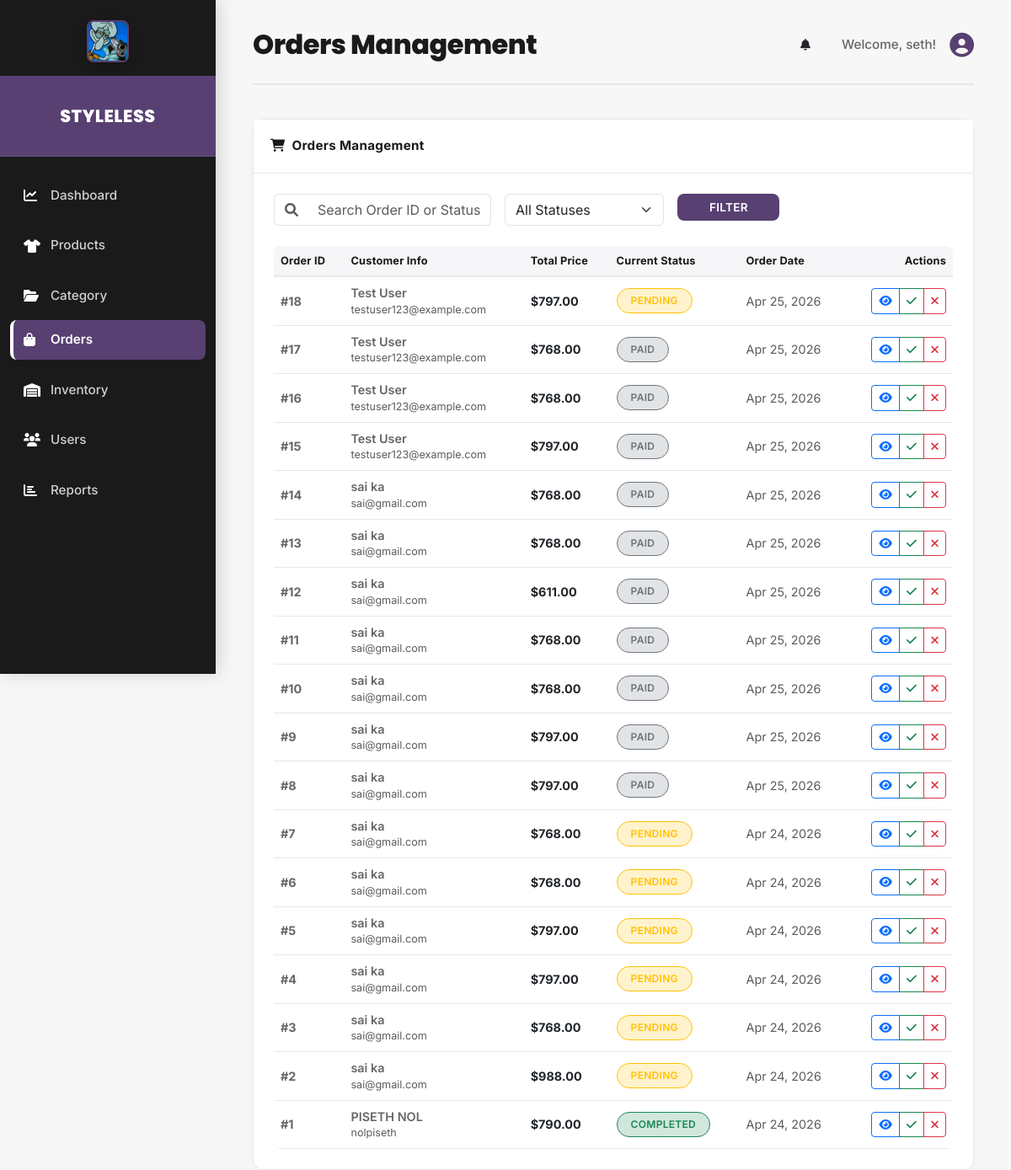
Page /admin/orders (signed in) on the committed database.
### model/Order.py (models this page shows, shortened)
class Order(db.Model):
    __tablename__ = 'orders'
    id = db.Column(db.Integer, primary_key=True)
    user_id = db.Column(db.Integer, db.ForeignKey('user.id'), nullable=False)
    total_price = db.Column(db.Float, nullable=False, default=0.0)
    status = db.Column(db.String(20), default='pending', nullable=False) # pending, paid, shipped, completed, cancelled
    created_at = db.Column(db.DateTime, default=datetime.utcnow, nullable=False)
    updated_at = db.Column(db.DateTime, default=datetime.utcnow, onupdate=datetime.utcnow, nullable=False)
    user = db.relationship('User', backref=db.backref('orders', lazy=True))
    items = db.relationship('OrderItem', back_populates='order', cascade='all, delete-orphan')

### model/Customer.py (models this page shows, shortened)
class Customer(db.Model):
    __tablename__ = 'customer'
    id = db.Column(db.Integer, primary_key=True)
    user_id = db.Column(db.Integer, db.ForeignKey('user.id'), unique=True, nullable=False)
    first_name = db.Column(db.String(50))
    last_name = db.Column(db.String(50))
    email = db.Column(db.String(100), unique=True)
    phone = db.Column(db.String(20))
    address = db.Column(db.String(255))
    city = db.Column(db.String(50))
    state = db.Column(db.String(50))
    zip_code = db.Column(db.String(20))
    country = db.Column(db.String(50), default='Cambodia')
    created_at = db.Column(db.DateTime, default=datetime.utcnow, nullable=False)
    updated_at = db.Column(db.DateTime, default=datetime.utcnow, onupdate=datetime.utcnow, nullable=False)
    user = db.relationship('User', backref=db.backref('customer_profile', uselist=False))

### model/User.py (models this page shows)
class User(db.Model):
    id = db.Column(db.Integer, primary_key=True)
    username = db.Column(db.String(100), unique=True, nullable=False)
    password = db.Column(db.String(100), nullable=False)
    role = db.Column(db.String(20), default='customer', nullable=False)
    created_at = db.Column(db.DateTime, default=datetime.utcnow, nullable=False)

### routes/backend/orders.py (the view)
@app.get('/admin/orders')
def orders():
    status_filter = request.args.get('status')
    search_query = request.args.get('search')
    query = Order.query.order_by(Order.created_at.desc())
    if status_filter and status_filter != '':
        query = query.filter(Order.status == status_filter)
    if search_query:
        query = query.filter(
            (Order.id.like(f"%{search_query}%")) |
            (Order.status.like(f"%{search_query}%"))
        )
    orders_list = query.all()
    return render_template('backend/orders.html',
                           active_page='orders',
                           page_title='Orders Management',
                           orders=orders_list,
                           current_status=status_filter,
                           search_query=search_query)

### app.py (called while the page is built)
@app.before_request
def before_request():
    url = request.path
    if url.startswith('/admin') and not url.startswith('/admin/login') and not url.startswith('/do_admin_login'):
        if session.get("user_id") is None:
            flash("Please log in first.", "warning")
            return redirect(url_for("admin_login"))
        if session.get("role") != 'admin':
            flash("Access denied. You do not have admin privileges.", "danger")
            return redirect(url_for("admin_login"))

### templates/backend/orders.html (shortened to what this page needs)
<!DOCTYPE html>
<html lang="en">
<head>
    <link href="https://cdn.jsdelivr.net/npm/bootstrap@5.3.0/dist/css/bootstrap.min.css" rel="stylesheet">
    <link rel="stylesheet" href="https://cdnjs.cloudflare.com/ajax/libs/font-awesome/6.0.0-beta3/css/all.min.css">
    <link rel="stylesheet" href="{{ url_for('static', filename='css/admin.css') }}">
</head>
<body>
    <div class="d-flex" id="wrapper">
        {% include 'backend/sidebar.html' %}
        <div id="page-content-wrapper">
            <div class="container-fluid" id="main-content">
                {% include 'backend/header.html' %}
                <div class="card mt-4">
                    <div class="card-header d-flex justify-content-between align-items-center">
                        <span><i class="fas fa-shopping-cart me-2"></i>Orders Management</span>
                    </div>
                    <div class="card-body">
                        <form method="GET" action="{{ url_for('orders') }}" class="mb-4 row g-3">
                            <div class="col-md-4">
                                <div class="input-group">
                                    <span class="input-group-text bg-white border-end-0"><i class="fas fa-search text-muted"></i></span>
                                    <input type="text" name="search" class="form-control border-start-0" placeholder="Search Order ID or Status..." value="{{ search_query or '' }}">
                                </div>
                            </div>
                            <div class="col-md-3">
                                <select name="status" class="form-select">
                                    <option value="">All Statuses</option>
                                </select>
                            </div>
                            <div class="col-md-2">
                                <button type="submit" class="btn btn-primary w-100">Filter</button>
                            </div>
                        </form>
                        <div class="table-responsive">
                            <table class="table table-hover align-middle">
                                <thead class="table-light">
                                    <tr>
                                        <th>Order ID</th>
                                        <th>Customer Info</th>
                                        <th>Total Price</th>
                                        <th>Current Status</th>
                                        <th>Order Date</th>
                                        <th class="text-end">Actions</th>
                                    </tr>
                                </thead>
                                <tbody>
                                    {% for order in orders %}
                                    <tr>
                                        <td class="fw-bold">#{{ order.id }}</td>
                                        <td>
                                            <div class="d-flex flex-column">
                                                <span class="fw-semibold">
                                                    {% if order.user.customer_profile %}
                                                        {{ order.user.customer_profile.first_name }} {{ order.user.customer_profile.last_name }}
                                                    {% else %}
                                                        {{ order.user.username }}
                                                    {% endif %}
                                                </span>
                                                <small class="text-muted">{{ order.user.username }}</small>
                                            </div>
                                        </td>
                                        <td class="fw-bold text-dark">${{ "%.2f"|format(order.total_price) }}</td>
                                        <td>
                                            {% if order.status == 'pending' %}
                                                <span class="badge bg-warning-subtle text-warning border border-warning px-3 py-2 rounded-pill">Pending</span>
                                            {% elif order.status == 'completed' %}
                                                <span class="badge bg-success-subtle text-success border border-success px-3 py-2 rounded-pill">Completed</span>
                                            {% elif order.status == 'processing' %}
                                                <span class="badge bg-info-subtle text-info border border-info px-3 py-2 rounded-pill">Processing</span>
                                            {% elif order.status == 'cancelled' %}
                                                <span class="badge bg-danger-subtle text-danger border border-danger px-3 py-2 rounded-pill">Cancelled</span>
                                            {% elif order.status == 'shipped' %}
                                                <span class="badge bg-primary-subtle text-primary border border-primary px-3 py-2 rounded-pill">Shipped</span>
                                            {% else %}
                                                <span class="badge bg-secondary-subtle text-secondary border border-secondary px-3 py-2 rounded-pill">{{ order.status }}</span>
                                            {% endif %}
                                        </td>
                                        <td class="text-muted">{{ order.created_at.strftime('%b %d, %Y') }}</td>
                                        <td class="text-end">
                                            <div class="btn-group">
                                                <button class="btn btn-outline-primary btn-sm" onclick="showOrderDetails({{ order.id }})" title="View Details">
                                                    <i class="fas fa-eye"></i>
                                                </button>
                                                <button class="btn btn-outline-success btn-sm" onclick="updateStatus({{ order.id }}, 'completed')" title="Mark as Completed">
                                                    <i class="fas fa-check"></i>
                                                </button>
                                                <button class="btn btn-outline-danger btn-sm" onclick="updateStatus({{ order.id }}, 'cancelled')" title="Cancel Order">
                                                    <i class="fas fa-times"></i>
                                                </button>
                                            </div>
                                        </td>
                                    </tr>
                                    {% endfor %}
                                </tbody>
                            </table>
                        </div>
                    </div>
                </div>
            </div>
        </div>
    </div>
</body>
</html>

### static/css/admin.css (style rules this page uses)
:root { --sidebar-bg: #1a1a1a; --main-bg: #f7f7f7; --accent-purple: #584073; --card-bg: #ffffff; --text-primary: #1a1a1a; --text-secondary: #666666; --text-light: #999999; --border-color: #e8e8e8; --shadow-sm: 0 2px 8px rgba(0, 0, 0, 0.04); --shadow-md: 0 8px 24px rgba(0, 0, 0, 0.08); --shadow-lg: 0 16px 40px rgba(0, 0, 0, 0.12); --sidebar-icon-color: #ffffff; --transition: all 0.3s cubic-bezier(0.4, 0, 0.2, 1); --font-primary: "Inter", -apple-system, BlinkMacSystemFont, "Segoe UI", sans-serif; --font-display: "Poppins", sans-serif; }
body { font-family: var(--font-primary); background-color: var(--main-bg); color: var(--text-primary); margin: 0; padding: 0; overflow-x: hidden; }
* { box-sizing: border-box; }
html, body { height: 100%; }
#wrapper { display: flex; height: 100%; }
#page-content-wrapper { width: 100%; padding: 2rem; margin-left: 16rem; transition: margin var(--transition); min-height: 100vh; background-color: var(--main-bg); }
.card { border-radius: 12px; border: 1px solid var(--border-color); box-shadow: var(--shadow-sm); margin-bottom: 1.5rem; background-color: var(--card-bg); transition: var(--transition); }
.card-header { background-color: var(--card-bg); border-bottom: 1px solid var(--border-color); font-weight: 700; padding: 1.25rem; border-top-left-radius: 11px; border-top-right-radius: 11px; color: var(--text-primary); font-size: 0.95rem; letter-spacing: 0.3px; }
.card-body { padding: 1.5rem; }
.table { --bs-table-hover-bg: rgba(88, 64, 115, 0.03); font-size: 0.9rem; margin-bottom: 0; }
.table th, .table td { vertical-align: middle; border-color: var(--border-color); }
.table th { background-color: rgba(88, 64, 115, 0.05); font-weight: 700; color: var(--text-primary); border-bottom: 2px solid var(--border-color); font-size: 0.8rem; letter-spacing: 0.2px; }
.table td { color: var(--text-secondary); }
.table-responsive { border-radius: 8px; overflow-x: auto; -webkit-overflow-scrolling: touch; }
.btn { font-weight: 600; letter-spacing: 0.3px; transition: var(--transition); text-transform: uppercase; font-size: 0.85rem; }
.btn-primary, .btn-success, .btn-info, .btn-warning, .btn-danger { border-radius: 8px; border: none; }
.btn-primary { background-color: var(--accent-purple); color: white; }
@media (min-width: 992px) { #page-content-wrapper { margin-left: 16rem; width: calc(100% - 16rem); } }
.badge { font-weight: 600; font-size: 0.75rem; letter-spacing: 0.3px; text-transform: uppercase; border-radius: 6px; padding: 0.4rem 0.7rem; }

### rows in the picture
Order: id "18", user.customer_profile.first_name "Test", user.customer_profile.last_name "User", user.username "testuser123@example.com", total_price "797.00", status "PENDING", created_at "Apr 25, 2026"
Order: id "17", user.customer_profile.first_name "Test", user.customer_profile.last_name "User", user.username "testuser123@example.com", total_price "768.00", status "PAID", created_at "Apr 25, 2026"
Order: id "16", user.customer_profile.first_name "Test", user.customer_profile.last_name "User", user.username "testuser123@example.com", total_price "768.00", status "PAID", created_at "Apr 25, 2026"
Order: id "15", user.customer_profile.first_name "Test", user.customer_profile.last_name "User", user.username "testuser123@example.com", total_price "797.00", status "PAID", created_at "Apr 25, 2026"
Order: id "14", user.customer_profile.first_name "sai", user.customer_profile.last_name "ka", user.username "sai@gmail.com", total_price "768.00", status "PAID", created_at "Apr 25, 2026"
Order: id "13", user.customer_profile.first_name "sai", user.customer_profile.last_name "ka", user.username "sai@gmail.com", total_price "768.00", status "PAID", created_at "Apr 25, 2026"
Order: id "12", user.customer_profile.first_name "sai", user.customer_profile.last_name "ka", user.username "sai@gmail.com", total_price "611.00", status "PAID", created_at "Apr 25, 2026"
Order: id "11", user.customer_profile.first_name "sai", user.customer_profile.last_name "ka", user.username "sai@gmail.com", total_price "768.00", status "PAID", created_at "Apr 25, 2026"
Order: id "10", user.customer_profile.first_name "sai", user.customer_profile.last_name "ka", user.username "sai@gmail.com", total_price "768.00", status "PAID", created_at "Apr 25, 2026"
Order: id "9", user.customer_profile.first_name "sai", user.customer_profile.last_name "ka", user.username "sai@gmail.com", total_price "797.00", status "PAID", created_at "Apr 25, 2026"
Order: id "8", user.customer_profile.first_name "sai", user.customer_profile.last_name "ka", user.username "sai@gmail.com", total_price "797.00", status "PAID", created_at "Apr 25, 2026"
Order: id "7", user.customer_profile.first_name "sai", user.customer_profile.last_name "ka", user.username "sai@gmail.com", total_price "768.00", status "PENDING", created_at "Apr 24, 2026"
Order: id "6", user.customer_profile.first_name "sai", user.customer_profile.last_name "ka", user.username "sai@gmail.com", total_price "768.00", status "PENDING", created_at "Apr 24, 2026"
Order: id "5", user.customer_profile.first_name "sai", user.customer_profile.last_name "ka", user.username "sai@gmail.com", total_price "797.00", status "PENDING", created_at "Apr 24, 2026"
Order: id "4", user.customer_profile.first_name "sai", user.customer_profile.last_name "ka", user.username "sai@gmail.com", total_price "797.00", status "PENDING", created_at "Apr 24, 2026"
Order: id "3", user.customer_profile.first_name "sai", user.customer_profile.last_name "ka", user.username "sai@gmail.com", total_price "768.00", status "PENDING", created_at "Apr 24, 2026"
Order: id "2", user.customer_profile.first_name "sai", user.customer_profile.last_name "ka", user.username "sai@gmail.com", total_price "988.00", status "PENDING", created_at "Apr 24, 2026"
Order: id "1", user.customer_profile.first_name "PISETH", user.customer_profile.last_name "NOL", user.username "nolpiseth", total_price "790.00", status "COMPLETED", created_at "Apr 24, 2026"

### other values in the picture
{{ page_title or 'Dashboard Overview' }} "Orders Management"
{{ session.username }} "seth"
